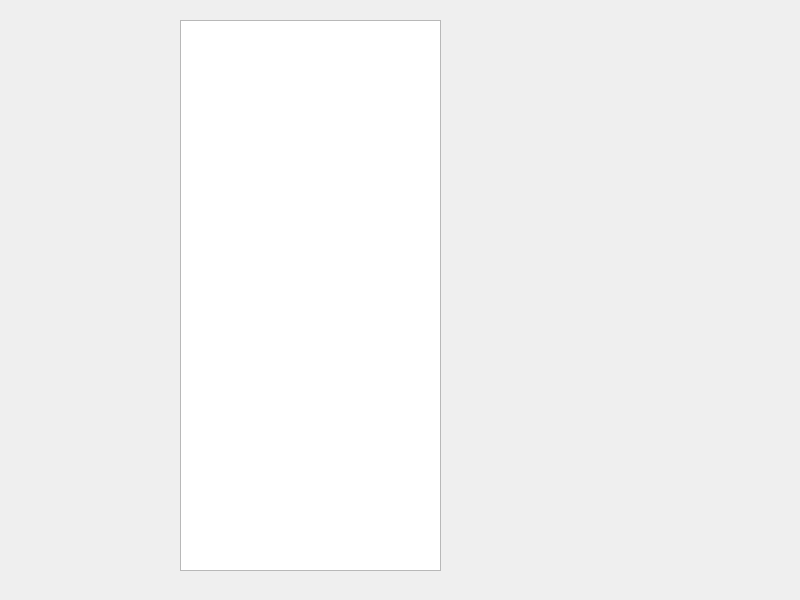
<?xml version="1.0" encoding="UTF-8"?>
<ui version="4.0">
 <class>Dialog</class>
 <widget class="QDialog" name="Dialog">
  <property name="geometry">
   <rect>
    <x>0</x>
    <y>0</y>
    <width>800</width>
    <height>600</height>
   </rect>
  </property>
  <property name="windowTitle">
   <string>Dialog</string>
  </property>
  <widget class="QTextEdit" name="textEdit">
   <property name="geometry">
    <rect>
     <x>180</x>
     <y>20</y>
     <width>261</width>
     <height>551</height>
    </rect>
   </property>
  </widget>
 </widget>
 <resources/>
 <connections/>
</ui>
